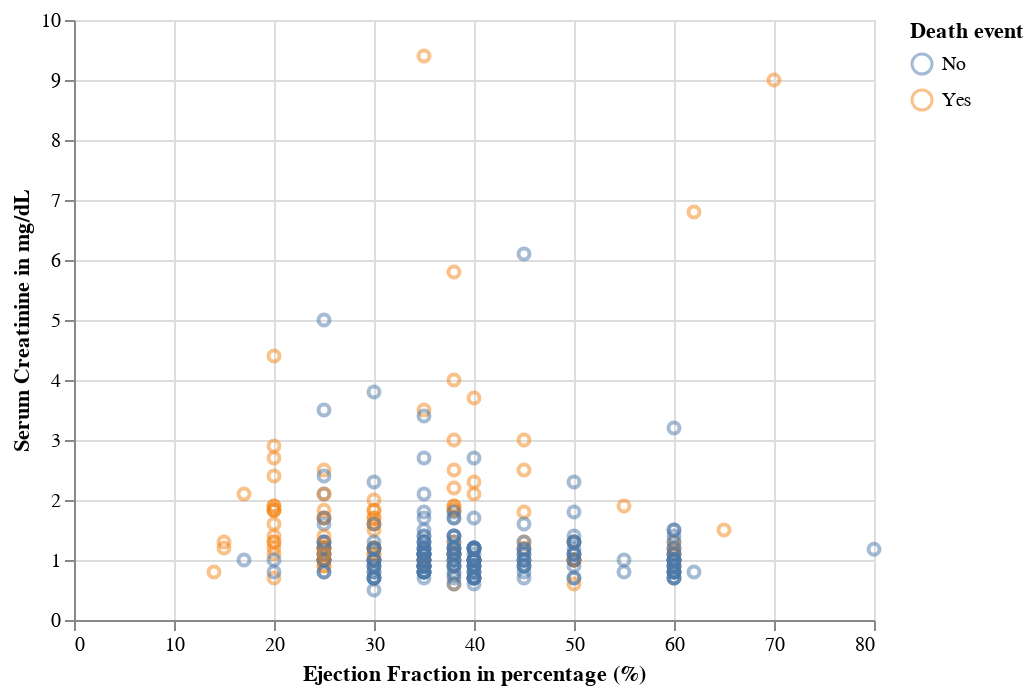

The notebook cell saved with this chart:
### Code cell
plot = alt.Chart(data).mark_point(opacity = 0.5).encode(
    x = alt.X('ejection_fraction', title = "Ejection Fraction in percentage (%)"),
    y = alt.Y('serum_creatinine', title = "Serum Creatinine in mg/dL"),
     color = alt.Color('death_event', title = 'Death event')
)
plot

### Figure 1 — Vega-Lite specification as saved in the notebook (floating-point values rounded to 4 significant figures; data arrays with more than 128 entries replaced by an {"elided": "..."} marker saying what was removed)
{"config": {"view": {"continuousWidth": 400, "continuousHeight": 300}}, "data": {"name": "data-722bc695a583bbfced7df992e25c6801"}, "mark": {"type": "point", "opacity": 0.5}, "encoding": {"color": {"field": "death_event", "title": "Death event", "type": "nominal"}, "x": {"field": "ejection_fraction", "title": "Ejection Fraction in percentage (%)", "type": "quantitative"}, "y": {"field": "serum_creatinine", "title": "Serum Creatinine in mg/dL", "type": "quantitative"}}, "$schema": "https://vega.github.io/schema/vega-lite/v4.17.0.json", "datasets": {"data-722bc695a583bbfced7df992e25c6801": {"elided": "299 records"}}}
